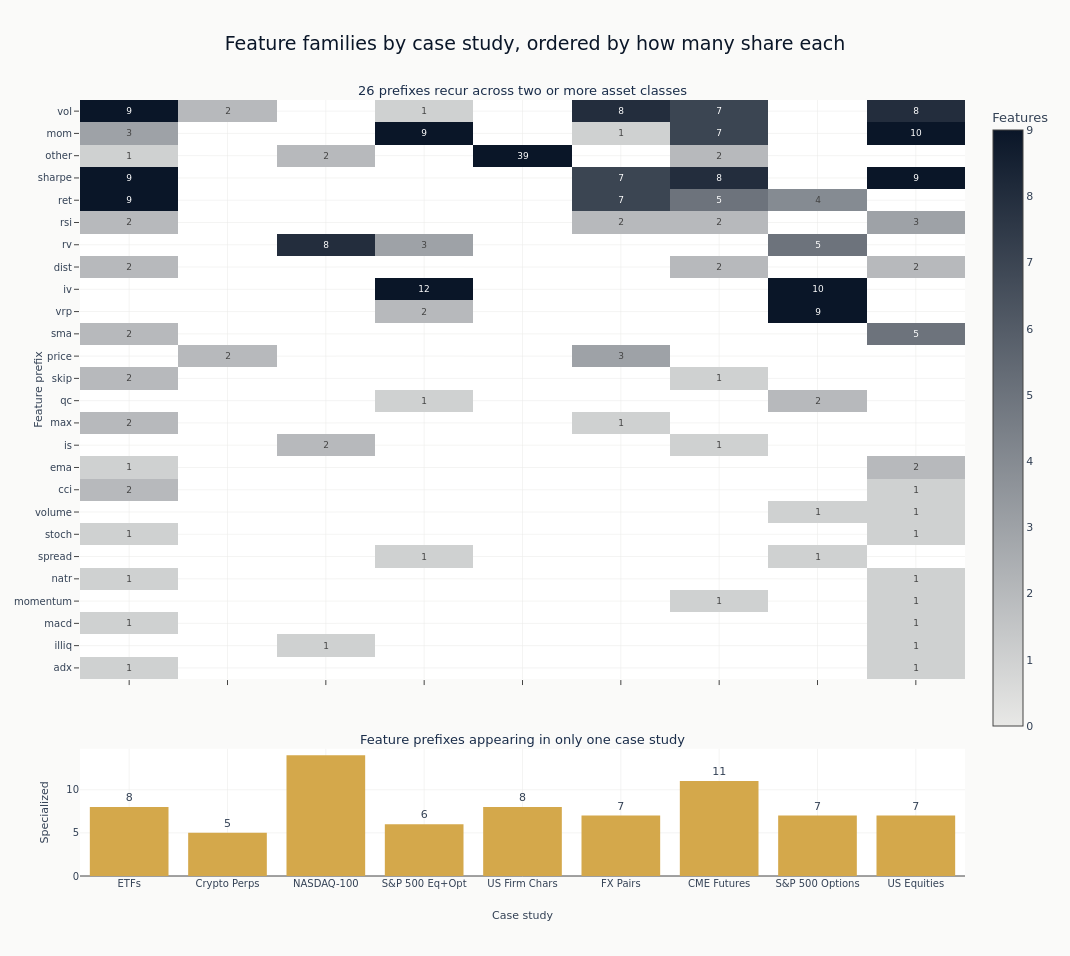

The notebook cell this image was saved under:
### Markdown cell above
## Feature Family Distribution

We group features into *families* by their name prefix (the token before the
first underscore: `mom_21` and `mom_63` both count as `mom`). This is a coarse,
mechanical lens - across nine very different markets it yields on the order of a
hundred prefixes, but that overstates the number of distinct ideas. Two effects
inflate it: each asset class contributes genuinely specialized measures that
appear nowhere else (option `skew`/`term`/`iv`, microstructure `kyle`/`depth`,
crypto `funding`/`premium`, futures term-structure), and inconsistent naming
splits a few shared concepts (`bb` vs `bollinger` for the same Bollinger %B;
`r12`/`r36`/`past` all momentum windows). Read the y-axis as prefixes, not as a
taxonomy.

What the figure *is* good for is the cross-asset pattern. A heatmap is the right
lens for the prefixes that *recur* - momentum, volatility, and returns show up
almost everywhere - so we keep those (used in two or more case studies, broadest
on top) in the heatmap, and collapse the long tail of single-market prefixes
into a companion bar counting how many specialized measures each asset class
adds.

### Code cell
if evaluated:
    cs_list = list(evaluated)

    # Collect all family names across case studies
    all_families: set[str] = set()
    for cs in cs_list:
        all_families.update(evaluated[cs]["family_counts"].keys())

    if all_families:
        # Breadth = number of case studies each family appears in; total count is
        # the tiebreak so the heavy hitters float to the top of the heatmap.
        breadth = {
            fam: sum(1 for cs in cs_list if evaluated[cs]["family_counts"].get(fam, 0) > 0)
            for fam in all_families
        }
        total_count = {
            fam: sum(evaluated[cs]["family_counts"].get(fam, 0) for cs in cs_list)
            for fam in all_families
        }
        # Ascending sort: Plotly stacks the first y entry at the bottom, so the
        # broadest / heaviest families end up on top.
        recurring = sorted(
            (f for f in all_families if breadth[f] >= 2),
            key=lambda f: (breadth[f], total_count[f], f),
        )
        singletons = [f for f in all_families if breadth[f] == 1]

        # One asset-specific family belongs to exactly one case study; count them.
        singleton_counts = [
            sum(1 for f in singletons if evaluated[cs]["family_counts"].get(f, 0) > 0)
            for cs in cs_list
        ]

        heatmap_data = [
            [(evaluated[cs]["family_counts"].get(fam, 0) or float("nan")) for cs in cs_list]
            for fam in recurring
        ]

        # One catch-all "other" bucket can spike far above the real families and
        # flatten the palette; winsorize the color at the 90th percentile so the
        # gradient stays readable. Printed counts remain exact.
        _flat = [v for row in heatmap_data for v in row if not np.isnan(v)]
        zmax_cap = float(np.nanpercentile(_flat, 90)) if _flat else None

        cs_labels = [DISPLAY_NAMES[cs] for cs in cs_list]
        fig = make_subplots(
            rows=2,
            cols=1,
            row_heights=[0.82, 0.18],
            vertical_spacing=0.09,
            subplot_titles=(
                f"{len(recurring)} prefixes recur across two or more asset classes",
                "Feature prefixes appearing in only one case study",
            ),
        )
        fig.add_trace(
            go.Heatmap(
                z=heatmap_data,
                x=cs_labels,
                y=recurring,
                colorscale=[[0.0, COLORS["silver_muted"]], [1.0, COLORS["blue"]]],
                zmax=zmax_cap,
                zmin=0,
                text=[
                    [f"{int(v)}" if not np.isnan(v) else "" for v in row] for row in heatmap_data
                ],
                texttemplate="%{text}",
                textfont={"size": 9},
                colorbar={"title": "Features", "len": 0.82, "y": 1.0, "yanchor": "top"},
            ),
            row=1,
            col=1,
        )
        fig.add_trace(
            go.Bar(
                x=cs_labels,
                y=singleton_counts,
                marker_color=COLORS["amber"],
                text=singleton_counts,
                textposition="outside",
                showlegend=False,
            ),
            row=2,
            col=1,
        )
        fig.update_xaxes(showticklabels=False, row=1, col=1)
        fig.update_yaxes(title_text="Feature prefix", row=1, col=1)
        fig.update_xaxes(title_text="Case study", row=2, col=1)
        fig.update_yaxes(title_text="Specialized", row=2, col=1)
        # Establish a clear title hierarchy: prominent claim title on top, the two
        # panel labels smaller and in body color (the template renders subplot
        # titles larger/blue, which reads backwards against the main title).
        fig.update_annotations(font={"size": 13, "color": COLORS["slate"]})
        fig.update_layout(
            title={
                "text": "Feature families by case study, ordered by how many share each",
                "font": {"size": 19},
            },
            height=max(500, len(recurring) * 26 + 280),
            width=max(700, len(cs_list) * 90 + 260),
        )
        show_plotly_with_alt(
            fig,
            (
                "Two stacked panels sharing a case-study axis along the bottom. The upper panel "
                "is a heatmap of feature prefix against case study, one row per prefix, with "
                "each filled cell annotated by how many features that case study has under "
                "that prefix and shaded darker for larger counts; empty cells are blank rather "
                "than zero. Rows are ordered so the prefixes shared by the most case studies "
                "sit at the top: volatility, return, momentum, Sharpe and a residual catch "
                "prefix appear across several columns, while implied-volatility and "
                "variance-premium prefixes appear only in the two options-bearing case "
                "studies, and several prefixes near the bottom appear in one or two columns "
                "only. The lower panel is a bar chart in amber counting the prefixes that "
                "appear in one case study alone, annotated with its count; each of the "
                "seven has some, with the equity ETF and futures studies carrying the most."
            ),
        )
    else:
        print("No family-level data available.")
else:
    print("No feature data available.")

### Figure 1 — Plotly figure (JSON) as saved in the notebook; plotly's stock layout.template omitted (floating-point values rounded to 4 significant figures; data arrays with more than 128 entries replaced by an {"elided": "..."} marker saying what was removed)
{"data": [{"colorbar": {"len": 0.82, "title": {"text": "Features"}, "y": 1.0, "yanchor": "top"}, "colorscale": [[0.0, "#e8e8e6"], [1.0, "#0a1628"]], "text": {"elided": "26x9 str values"}, "textfont": {"size": 9}, "texttemplate": "%{text}", "type": "heatmap", "x": ["ETFs", "Crypto Perps", "NASDAQ-100", "S&P 500 Eq+Opt", "US Firm Chars", "FX Pairs", "CME Futures", "S&P 500 Options", "US Equities"], "xaxis": "x", "y": ["adx", "illiq", "macd", "momentum", "natr", "spread", "stoch", "volume", "cci", "ema", "is", "max", "qc", "skip", "price", "sma", "vrp", "iv", "dist", "rv", "rsi", "ret", "sharpe", "other", "mom", "vol"], "yaxis": "y", "z": {"elided": "26x9 int values"}, "zmax": 9.0, "zmin": 0}, {"marker": {"color": "#D4A84B"}, "showlegend": false, "text": ["8", "5", "14", "6", "8", "7", "11", "7", "7"], "textposition": "outside", "type": "bar", "x": ["ETFs", "Crypto Perps", "NASDAQ-100", "S&P 500 Eq+Opt", "US Firm Chars", "FX Pairs", "CME Futures", "S&P 500 Options", "US Equities"], "xaxis": "x2", "y": [8, 5, 14, 6, 8, 7, 11, 7, 7], "yaxis": "y2"}], "layout": {"annotations": [{"font": {"color": "#1a2d4a", "size": 13}, "showarrow": false, "text": "26 prefixes recur across two or more asset classes", "x": 0.5, "xanchor": "center", "xref": "paper", "y": 1.0, "yanchor": "bottom", "yref": "paper"}, {"font": {"color": "#1a2d4a", "size": 13}, "showarrow": false, "text": "Feature prefixes appearing in only one case study", "x": 0.5, "xanchor": "center", "xref": "paper", "y": 0.1638, "yanchor": "bottom", "yref": "paper"}], "height": 956, "title": {"font": {"size": 19}, "text": "Feature families by case study, ordered by how many share each"}, "width": 1070, "xaxis": {"anchor": "y", "domain": [0.0, 1.0], "showticklabels": false}, "xaxis2": {"anchor": "y2", "domain": [0.0, 1.0], "title": {"text": "Case study"}}, "yaxis": {"anchor": "x", "domain": [0.2538, 1.0], "title": {"text": "Feature prefix"}}, "yaxis2": {"anchor": "x2", "domain": [0.0, 0.1638], "title": {"text": "Specialized"}}}}
